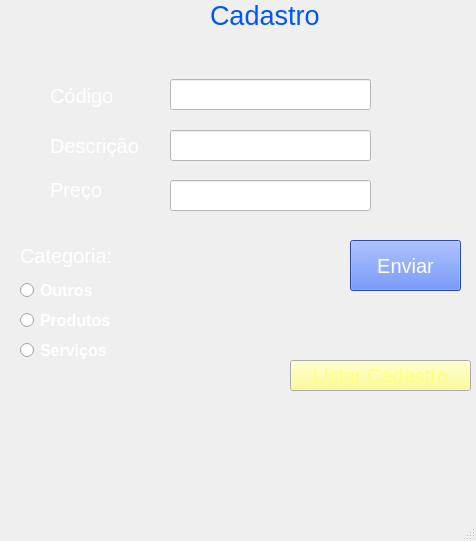
<?xml version="1.0" encoding="UTF-8"?>
<ui version="4.0">
 <class>MainWindow</class>
 <widget class="QMainWindow" name="MainWindow">
  <property name="geometry">
   <rect>
    <x>0</x>
    <y>0</y>
    <width>476</width>
    <height>541</height>
   </rect>
  </property>
  <property name="maximumSize">
   <size>
    <width>476</width>
    <height>541</height>
   </size>
  </property>
  <property name="windowTitle">
   <string>Cadastro de Produtos, Serviços e Outros</string>
  </property>
  <property name="windowIcon">
   <iconset>
    <normaloff>images/aiquelindo.png</normaloff>images/aiquelindo.png</iconset>
  </property>
  <property name="styleSheet">
   <string notr="true">background-image: url(/Users/Daniel/Desktop/MENTORIA/08-PROJETO/register/images/aiquelindo_486-538.png);
</string>
  </property>
  <widget class="QWidget" name="centralwidget">
   <widget class="QPushButton" name="pushButton">
    <property name="geometry">
     <rect>
      <x>350</x>
      <y>240</y>
      <width>111</width>
      <height>51</height>
     </rect>
    </property>
    <property name="font">
     <font>
      <pointsize>15</pointsize>
     </font>
    </property>
    <property name="cursor">
     <cursorShape>PointingHandCursor</cursorShape>
    </property>
    <property name="styleSheet">
     <string notr="true">background-color: rgb(55, 102, 255);
color: rgb(255, 255, 255);</string>
    </property>
    <property name="text">
     <string>Enviar</string>
    </property>
   </widget>
   <widget class="QLabel" name="label">
    <property name="geometry">
     <rect>
      <x>50</x>
      <y>80</y>
      <width>81</width>
      <height>31</height>
     </rect>
    </property>
    <property name="palette">
     <palette>
      <active>
       <colorrole role="WindowText">
        <brush brushstyle="SolidPattern">
         <color alpha="255">
          <red>255</red>
          <green>255</green>
          <blue>255</blue>
         </color>
        </brush>
       </colorrole>
      </active>
      <inactive>
       <colorrole role="WindowText">
        <brush brushstyle="SolidPattern">
         <color alpha="255">
          <red>255</red>
          <green>255</green>
          <blue>255</blue>
         </color>
        </brush>
       </colorrole>
      </inactive>
      <disabled>
       <colorrole role="WindowText">
        <brush brushstyle="SolidPattern">
         <color alpha="255">
          <red>120</red>
          <green>120</green>
          <blue>120</blue>
         </color>
        </brush>
       </colorrole>
      </disabled>
     </palette>
    </property>
    <property name="font">
     <font>
      <pointsize>15</pointsize>
     </font>
    </property>
    <property name="text">
     <string>Código</string>
    </property>
   </widget>
   <widget class="QLabel" name="label_2">
    <property name="geometry">
     <rect>
      <x>50</x>
      <y>130</y>
      <width>91</width>
      <height>31</height>
     </rect>
    </property>
    <property name="palette">
     <palette>
      <active>
       <colorrole role="WindowText">
        <brush brushstyle="SolidPattern">
         <color alpha="255">
          <red>255</red>
          <green>255</green>
          <blue>255</blue>
         </color>
        </brush>
       </colorrole>
      </active>
      <inactive>
       <colorrole role="WindowText">
        <brush brushstyle="SolidPattern">
         <color alpha="255">
          <red>255</red>
          <green>255</green>
          <blue>255</blue>
         </color>
        </brush>
       </colorrole>
      </inactive>
      <disabled>
       <colorrole role="WindowText">
        <brush brushstyle="SolidPattern">
         <color alpha="255">
          <red>120</red>
          <green>120</green>
          <blue>120</blue>
         </color>
        </brush>
       </colorrole>
      </disabled>
     </palette>
    </property>
    <property name="font">
     <font>
      <pointsize>15</pointsize>
     </font>
    </property>
    <property name="text">
     <string>Descrição</string>
    </property>
   </widget>
   <widget class="QLabel" name="label_3">
    <property name="geometry">
     <rect>
      <x>50</x>
      <y>180</y>
      <width>71</width>
      <height>20</height>
     </rect>
    </property>
    <property name="palette">
     <palette>
      <active>
       <colorrole role="WindowText">
        <brush brushstyle="SolidPattern">
         <color alpha="255">
          <red>255</red>
          <green>255</green>
          <blue>255</blue>
         </color>
        </brush>
       </colorrole>
      </active>
      <inactive>
       <colorrole role="WindowText">
        <brush brushstyle="SolidPattern">
         <color alpha="255">
          <red>255</red>
          <green>255</green>
          <blue>255</blue>
         </color>
        </brush>
       </colorrole>
      </inactive>
      <disabled>
       <colorrole role="WindowText">
        <brush brushstyle="SolidPattern">
         <color alpha="255">
          <red>120</red>
          <green>120</green>
          <blue>120</blue>
         </color>
        </brush>
       </colorrole>
      </disabled>
     </palette>
    </property>
    <property name="font">
     <font>
      <pointsize>15</pointsize>
     </font>
    </property>
    <property name="text">
     <string>Preço</string>
    </property>
   </widget>
   <widget class="QLineEdit" name="lineEdit">
    <property name="geometry">
     <rect>
      <x>170</x>
      <y>79</y>
      <width>201</width>
      <height>31</height>
     </rect>
    </property>
    <property name="palette">
     <palette>
      <active>
       <colorrole role="Button">
        <brush brushstyle="SolidPattern">
         <color alpha="255">
          <red>255</red>
          <green>255</green>
          <blue>255</blue>
         </color>
        </brush>
       </colorrole>
       <colorrole role="Text">
        <brush brushstyle="SolidPattern">
         <color alpha="255">
          <red>255</red>
          <green>255</green>
          <blue>255</blue>
         </color>
        </brush>
       </colorrole>
       <colorrole role="Base">
        <brush brushstyle="SolidPattern">
         <color alpha="255">
          <red>255</red>
          <green>255</green>
          <blue>255</blue>
         </color>
        </brush>
       </colorrole>
       <colorrole role="Window">
        <brush brushstyle="SolidPattern">
         <color alpha="255">
          <red>255</red>
          <green>255</green>
          <blue>255</blue>
         </color>
        </brush>
       </colorrole>
      </active>
      <inactive>
       <colorrole role="Button">
        <brush brushstyle="SolidPattern">
         <color alpha="255">
          <red>255</red>
          <green>255</green>
          <blue>255</blue>
         </color>
        </brush>
       </colorrole>
       <colorrole role="Text">
        <brush brushstyle="SolidPattern">
         <color alpha="255">
          <red>255</red>
          <green>255</green>
          <blue>255</blue>
         </color>
        </brush>
       </colorrole>
       <colorrole role="Base">
        <brush brushstyle="SolidPattern">
         <color alpha="255">
          <red>255</red>
          <green>255</green>
          <blue>255</blue>
         </color>
        </brush>
       </colorrole>
       <colorrole role="Window">
        <brush brushstyle="SolidPattern">
         <color alpha="255">
          <red>255</red>
          <green>255</green>
          <blue>255</blue>
         </color>
        </brush>
       </colorrole>
      </inactive>
      <disabled>
       <colorrole role="Button">
        <brush brushstyle="SolidPattern">
         <color alpha="255">
          <red>255</red>
          <green>255</green>
          <blue>255</blue>
         </color>
        </brush>
       </colorrole>
       <colorrole role="Text">
        <brush brushstyle="SolidPattern">
         <color alpha="255">
          <red>120</red>
          <green>120</green>
          <blue>120</blue>
         </color>
        </brush>
       </colorrole>
       <colorrole role="Base">
        <brush brushstyle="SolidPattern">
         <color alpha="255">
          <red>255</red>
          <green>255</green>
          <blue>255</blue>
         </color>
        </brush>
       </colorrole>
       <colorrole role="Window">
        <brush brushstyle="SolidPattern">
         <color alpha="255">
          <red>255</red>
          <green>255</green>
          <blue>255</blue>
         </color>
        </brush>
       </colorrole>
      </disabled>
     </palette>
    </property>
    <property name="font">
     <font>
      <pointsize>12</pointsize>
     </font>
    </property>
    <property name="styleSheet">
     <string notr="true">background-color: rgb(255, 255, 255);</string>
    </property>
    <property name="text">
     <string/>
    </property>
   </widget>
   <widget class="QLineEdit" name="lineEdit_2">
    <property name="geometry">
     <rect>
      <x>170</x>
      <y>130</y>
      <width>201</width>
      <height>31</height>
     </rect>
    </property>
    <property name="palette">
     <palette>
      <active>
       <colorrole role="Button">
        <brush brushstyle="SolidPattern">
         <color alpha="255">
          <red>255</red>
          <green>255</green>
          <blue>255</blue>
         </color>
        </brush>
       </colorrole>
       <colorrole role="Text">
        <brush brushstyle="SolidPattern">
         <color alpha="255">
          <red>255</red>
          <green>255</green>
          <blue>255</blue>
         </color>
        </brush>
       </colorrole>
       <colorrole role="Base">
        <brush brushstyle="SolidPattern">
         <color alpha="255">
          <red>255</red>
          <green>255</green>
          <blue>255</blue>
         </color>
        </brush>
       </colorrole>
       <colorrole role="Window">
        <brush brushstyle="SolidPattern">
         <color alpha="255">
          <red>255</red>
          <green>255</green>
          <blue>255</blue>
         </color>
        </brush>
       </colorrole>
      </active>
      <inactive>
       <colorrole role="Button">
        <brush brushstyle="SolidPattern">
         <color alpha="255">
          <red>255</red>
          <green>255</green>
          <blue>255</blue>
         </color>
        </brush>
       </colorrole>
       <colorrole role="Text">
        <brush brushstyle="SolidPattern">
         <color alpha="255">
          <red>255</red>
          <green>255</green>
          <blue>255</blue>
         </color>
        </brush>
       </colorrole>
       <colorrole role="Base">
        <brush brushstyle="SolidPattern">
         <color alpha="255">
          <red>255</red>
          <green>255</green>
          <blue>255</blue>
         </color>
        </brush>
       </colorrole>
       <colorrole role="Window">
        <brush brushstyle="SolidPattern">
         <color alpha="255">
          <red>255</red>
          <green>255</green>
          <blue>255</blue>
         </color>
        </brush>
       </colorrole>
      </inactive>
      <disabled>
       <colorrole role="Button">
        <brush brushstyle="SolidPattern">
         <color alpha="255">
          <red>255</red>
          <green>255</green>
          <blue>255</blue>
         </color>
        </brush>
       </colorrole>
       <colorrole role="Text">
        <brush brushstyle="SolidPattern">
         <color alpha="255">
          <red>120</red>
          <green>120</green>
          <blue>120</blue>
         </color>
        </brush>
       </colorrole>
       <colorrole role="Base">
        <brush brushstyle="SolidPattern">
         <color alpha="255">
          <red>255</red>
          <green>255</green>
          <blue>255</blue>
         </color>
        </brush>
       </colorrole>
       <colorrole role="Window">
        <brush brushstyle="SolidPattern">
         <color alpha="255">
          <red>255</red>
          <green>255</green>
          <blue>255</blue>
         </color>
        </brush>
       </colorrole>
      </disabled>
     </palette>
    </property>
    <property name="font">
     <font>
      <pointsize>12</pointsize>
     </font>
    </property>
    <property name="styleSheet">
     <string notr="true">background-color: rgb(255, 255, 255);</string>
    </property>
   </widget>
   <widget class="QLineEdit" name="lineEdit_3">
    <property name="geometry">
     <rect>
      <x>170</x>
      <y>180</y>
      <width>201</width>
      <height>31</height>
     </rect>
    </property>
    <property name="palette">
     <palette>
      <active>
       <colorrole role="Button">
        <brush brushstyle="SolidPattern">
         <color alpha="255">
          <red>255</red>
          <green>255</green>
          <blue>255</blue>
         </color>
        </brush>
       </colorrole>
       <colorrole role="Text">
        <brush brushstyle="SolidPattern">
         <color alpha="255">
          <red>255</red>
          <green>255</green>
          <blue>255</blue>
         </color>
        </brush>
       </colorrole>
       <colorrole role="Base">
        <brush brushstyle="SolidPattern">
         <color alpha="255">
          <red>255</red>
          <green>255</green>
          <blue>255</blue>
         </color>
        </brush>
       </colorrole>
       <colorrole role="Window">
        <brush brushstyle="SolidPattern">
         <color alpha="255">
          <red>255</red>
          <green>255</green>
          <blue>255</blue>
         </color>
        </brush>
       </colorrole>
      </active>
      <inactive>
       <colorrole role="Button">
        <brush brushstyle="SolidPattern">
         <color alpha="255">
          <red>255</red>
          <green>255</green>
          <blue>255</blue>
         </color>
        </brush>
       </colorrole>
       <colorrole role="Text">
        <brush brushstyle="SolidPattern">
         <color alpha="255">
          <red>255</red>
          <green>255</green>
          <blue>255</blue>
         </color>
        </brush>
       </colorrole>
       <colorrole role="Base">
        <brush brushstyle="SolidPattern">
         <color alpha="255">
          <red>255</red>
          <green>255</green>
          <blue>255</blue>
         </color>
        </brush>
       </colorrole>
       <colorrole role="Window">
        <brush brushstyle="SolidPattern">
         <color alpha="255">
          <red>255</red>
          <green>255</green>
          <blue>255</blue>
         </color>
        </brush>
       </colorrole>
      </inactive>
      <disabled>
       <colorrole role="Button">
        <brush brushstyle="SolidPattern">
         <color alpha="255">
          <red>255</red>
          <green>255</green>
          <blue>255</blue>
         </color>
        </brush>
       </colorrole>
       <colorrole role="Text">
        <brush brushstyle="SolidPattern">
         <color alpha="255">
          <red>120</red>
          <green>120</green>
          <blue>120</blue>
         </color>
        </brush>
       </colorrole>
       <colorrole role="Base">
        <brush brushstyle="SolidPattern">
         <color alpha="255">
          <red>255</red>
          <green>255</green>
          <blue>255</blue>
         </color>
        </brush>
       </colorrole>
       <colorrole role="Window">
        <brush brushstyle="SolidPattern">
         <color alpha="255">
          <red>255</red>
          <green>255</green>
          <blue>255</blue>
         </color>
        </brush>
       </colorrole>
      </disabled>
     </palette>
    </property>
    <property name="font">
     <font>
      <pointsize>12</pointsize>
     </font>
    </property>
    <property name="styleSheet">
     <string notr="true">background-color: rgb(255, 255, 255);</string>
    </property>
   </widget>
   <widget class="QRadioButton" name="radioButton">
    <property name="geometry">
     <rect>
      <x>20</x>
      <y>310</y>
      <width>111</width>
      <height>21</height>
     </rect>
    </property>
    <property name="palette">
     <palette>
      <active>
       <colorrole role="WindowText">
        <brush brushstyle="SolidPattern">
         <color alpha="255">
          <red>255</red>
          <green>255</green>
          <blue>255</blue>
         </color>
        </brush>
       </colorrole>
      </active>
      <inactive>
       <colorrole role="WindowText">
        <brush brushstyle="SolidPattern">
         <color alpha="255">
          <red>255</red>
          <green>255</green>
          <blue>255</blue>
         </color>
        </brush>
       </colorrole>
      </inactive>
      <disabled>
       <colorrole role="WindowText">
        <brush brushstyle="SolidPattern">
         <color alpha="255">
          <red>120</red>
          <green>120</green>
          <blue>120</blue>
         </color>
        </brush>
       </colorrole>
      </disabled>
     </palette>
    </property>
    <property name="font">
     <font>
      <pointsize>12</pointsize>
      <weight>75</weight>
      <bold>true</bold>
     </font>
    </property>
    <property name="text">
     <string>Produtos</string>
    </property>
   </widget>
   <widget class="QRadioButton" name="radioButton_2">
    <property name="geometry">
     <rect>
      <x>20</x>
      <y>340</y>
      <width>121</width>
      <height>21</height>
     </rect>
    </property>
    <property name="palette">
     <palette>
      <active>
       <colorrole role="WindowText">
        <brush brushstyle="SolidPattern">
         <color alpha="255">
          <red>255</red>
          <green>255</green>
          <blue>255</blue>
         </color>
        </brush>
       </colorrole>
      </active>
      <inactive>
       <colorrole role="WindowText">
        <brush brushstyle="SolidPattern">
         <color alpha="255">
          <red>255</red>
          <green>255</green>
          <blue>255</blue>
         </color>
        </brush>
       </colorrole>
      </inactive>
      <disabled>
       <colorrole role="WindowText">
        <brush brushstyle="SolidPattern">
         <color alpha="255">
          <red>120</red>
          <green>120</green>
          <blue>120</blue>
         </color>
        </brush>
       </colorrole>
      </disabled>
     </palette>
    </property>
    <property name="font">
     <font>
      <pointsize>12</pointsize>
      <weight>75</weight>
      <bold>true</bold>
     </font>
    </property>
    <property name="text">
     <string>Serviços</string>
    </property>
   </widget>
   <widget class="QRadioButton" name="radioButton_3">
    <property name="geometry">
     <rect>
      <x>20</x>
      <y>280</y>
      <width>101</width>
      <height>21</height>
     </rect>
    </property>
    <property name="palette">
     <palette>
      <active>
       <colorrole role="WindowText">
        <brush brushstyle="SolidPattern">
         <color alpha="255">
          <red>255</red>
          <green>255</green>
          <blue>255</blue>
         </color>
        </brush>
       </colorrole>
      </active>
      <inactive>
       <colorrole role="WindowText">
        <brush brushstyle="SolidPattern">
         <color alpha="255">
          <red>255</red>
          <green>255</green>
          <blue>255</blue>
         </color>
        </brush>
       </colorrole>
      </inactive>
      <disabled>
       <colorrole role="WindowText">
        <brush brushstyle="SolidPattern">
         <color alpha="255">
          <red>120</red>
          <green>120</green>
          <blue>120</blue>
         </color>
        </brush>
       </colorrole>
      </disabled>
     </palette>
    </property>
    <property name="font">
     <font>
      <pointsize>12</pointsize>
      <weight>75</weight>
      <bold>true</bold>
     </font>
    </property>
    <property name="text">
     <string>Outros</string>
    </property>
   </widget>
   <widget class="QLabel" name="label_4">
    <property name="geometry">
     <rect>
      <x>210</x>
      <y>0</y>
      <width>121</width>
      <height>31</height>
     </rect>
    </property>
    <property name="font">
     <font>
      <pointsize>20</pointsize>
     </font>
    </property>
    <property name="styleSheet">
     <string notr="true">color: rgb(0, 85, 255);</string>
    </property>
    <property name="text">
     <string>Cadastro</string>
    </property>
   </widget>
   <widget class="QLabel" name="label_5">
    <property name="geometry">
     <rect>
      <x>20</x>
      <y>240</y>
      <width>101</width>
      <height>31</height>
     </rect>
    </property>
    <property name="palette">
     <palette>
      <active>
       <colorrole role="WindowText">
        <brush brushstyle="SolidPattern">
         <color alpha="255">
          <red>255</red>
          <green>255</green>
          <blue>255</blue>
         </color>
        </brush>
       </colorrole>
      </active>
      <inactive>
       <colorrole role="WindowText">
        <brush brushstyle="SolidPattern">
         <color alpha="255">
          <red>255</red>
          <green>255</green>
          <blue>255</blue>
         </color>
        </brush>
       </colorrole>
      </inactive>
      <disabled>
       <colorrole role="WindowText">
        <brush brushstyle="SolidPattern">
         <color alpha="255">
          <red>120</red>
          <green>120</green>
          <blue>120</blue>
         </color>
        </brush>
       </colorrole>
      </disabled>
     </palette>
    </property>
    <property name="font">
     <font>
      <pointsize>15</pointsize>
     </font>
    </property>
    <property name="text">
     <string>Categoria:</string>
    </property>
   </widget>
   <widget class="QPushButton" name="pushButton_2">
    <property name="geometry">
     <rect>
      <x>290</x>
      <y>360</y>
      <width>181</width>
      <height>31</height>
     </rect>
    </property>
    <property name="palette">
     <palette>
      <active>
       <colorrole role="Button">
        <brush brushstyle="SolidPattern">
         <color alpha="255">
          <red>255</red>
          <green>255</green>
          <blue>127</blue>
         </color>
        </brush>
       </colorrole>
       <colorrole role="ButtonText">
        <brush brushstyle="SolidPattern">
         <color alpha="255">
          <red>255</red>
          <green>255</green>
          <blue>127</blue>
         </color>
        </brush>
       </colorrole>
      </active>
      <inactive>
       <colorrole role="Button">
        <brush brushstyle="SolidPattern">
         <color alpha="255">
          <red>255</red>
          <green>255</green>
          <blue>127</blue>
         </color>
        </brush>
       </colorrole>
       <colorrole role="ButtonText">
        <brush brushstyle="SolidPattern">
         <color alpha="255">
          <red>255</red>
          <green>255</green>
          <blue>127</blue>
         </color>
        </brush>
       </colorrole>
      </inactive>
      <disabled>
       <colorrole role="Button">
        <brush brushstyle="SolidPattern">
         <color alpha="255">
          <red>255</red>
          <green>255</green>
          <blue>127</blue>
         </color>
        </brush>
       </colorrole>
       <colorrole role="ButtonText">
        <brush brushstyle="SolidPattern">
         <color alpha="255">
          <red>120</red>
          <green>120</green>
          <blue>120</blue>
         </color>
        </brush>
       </colorrole>
      </disabled>
     </palette>
    </property>
    <property name="font">
     <font>
      <pointsize>15</pointsize>
     </font>
    </property>
    <property name="text">
     <string>Listar Cadastro</string>
    </property>
   </widget>
  </widget>
  <widget class="QMenuBar" name="menubar">
   <property name="geometry">
    <rect>
     <x>0</x>
     <y>0</y>
     <width>476</width>
     <height>21</height>
    </rect>
   </property>
  </widget>
  <widget class="QStatusBar" name="statusbar"/>
 </widget>
 <resources/>
 <connections/>
</ui>
